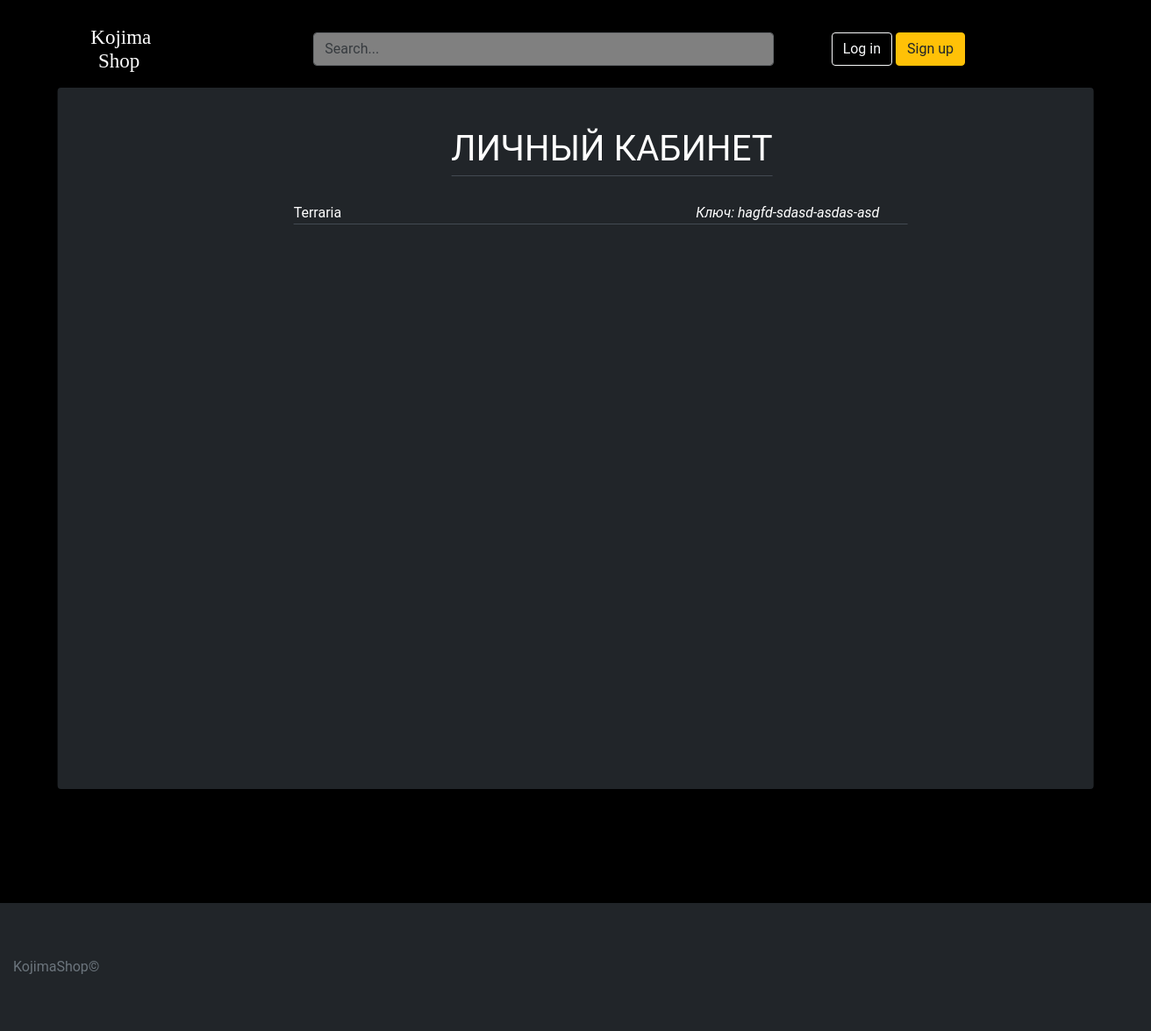
Before: /users/personal_area/2/ with the older database file.
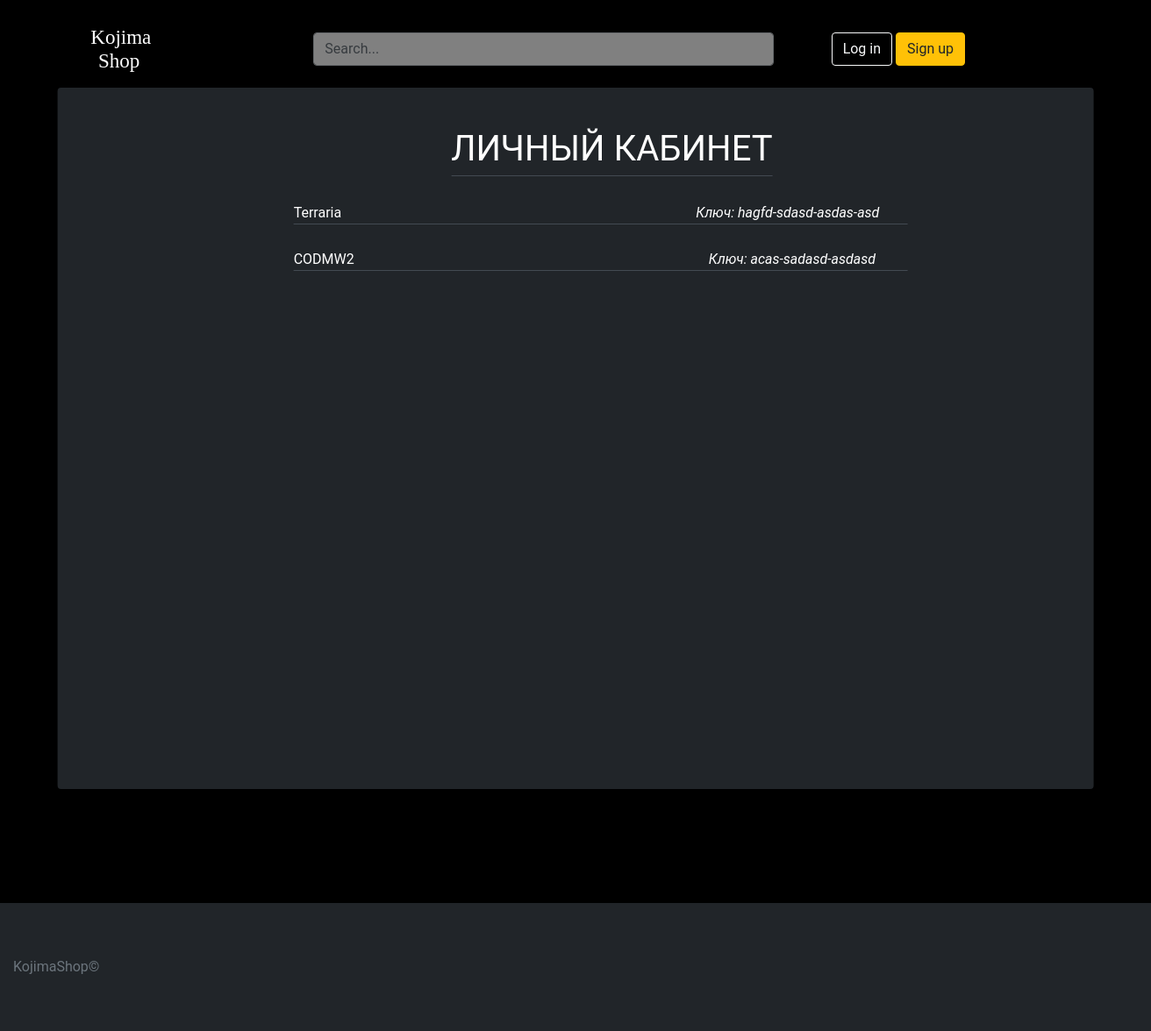
After: the same page with the newer database file.
### users/models.py (models this page shows, shortened)
class Personal_area(models.Model):
    title = models.CharField(max_length=255)
    key = models.CharField(max_length=255)
    user_id = models.ForeignKey('auth.User', on_delete=models.CASCADE, default='')

### users/views.py (the view)
# urls.py: path('personal_area/<int:pk>/', views.Personal.as_view(), name='personal_area'),
class Personal(ListView):
    model = Personal_area
    template_name = 'personal_area.html'

### templates/personal_area.html
{% extends 'base.html' %}
{% load static %}
{% block content %}
  <div class="personal_acc">
    <div class="personal_info">
        <div class="form-group"> <div class="name-control">ЛИЧНЫЙ КАБИНЕТ</div></div>
        <div class="form-group">
          <ul class="info-control-2">
              {% for personal_area in object_list %}
                    <li class="info-item">
                      <div>
                          {{ personal_area.title }} <i style="margin-left: 400px;">Ключ: {{ personal_area.key }} </i>
                      </div>
                    </li>
              {% endfor %}
          </ul>
        </div>
    </div>
  </div>
{% endblock content %}

Changed rows visible on the page:
added Personal_area: title "CODMW2", key "acas-sadasd-asdasd"
